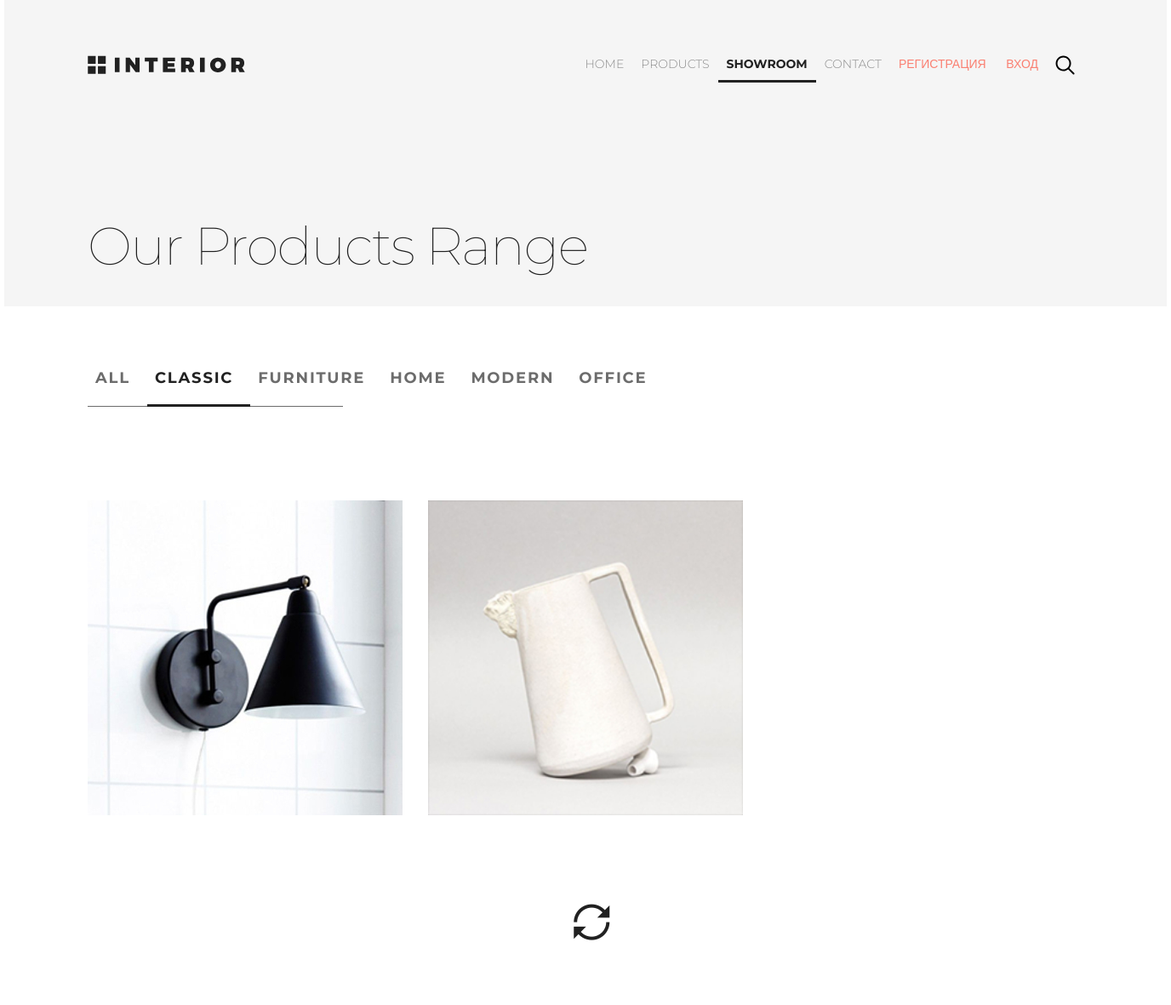
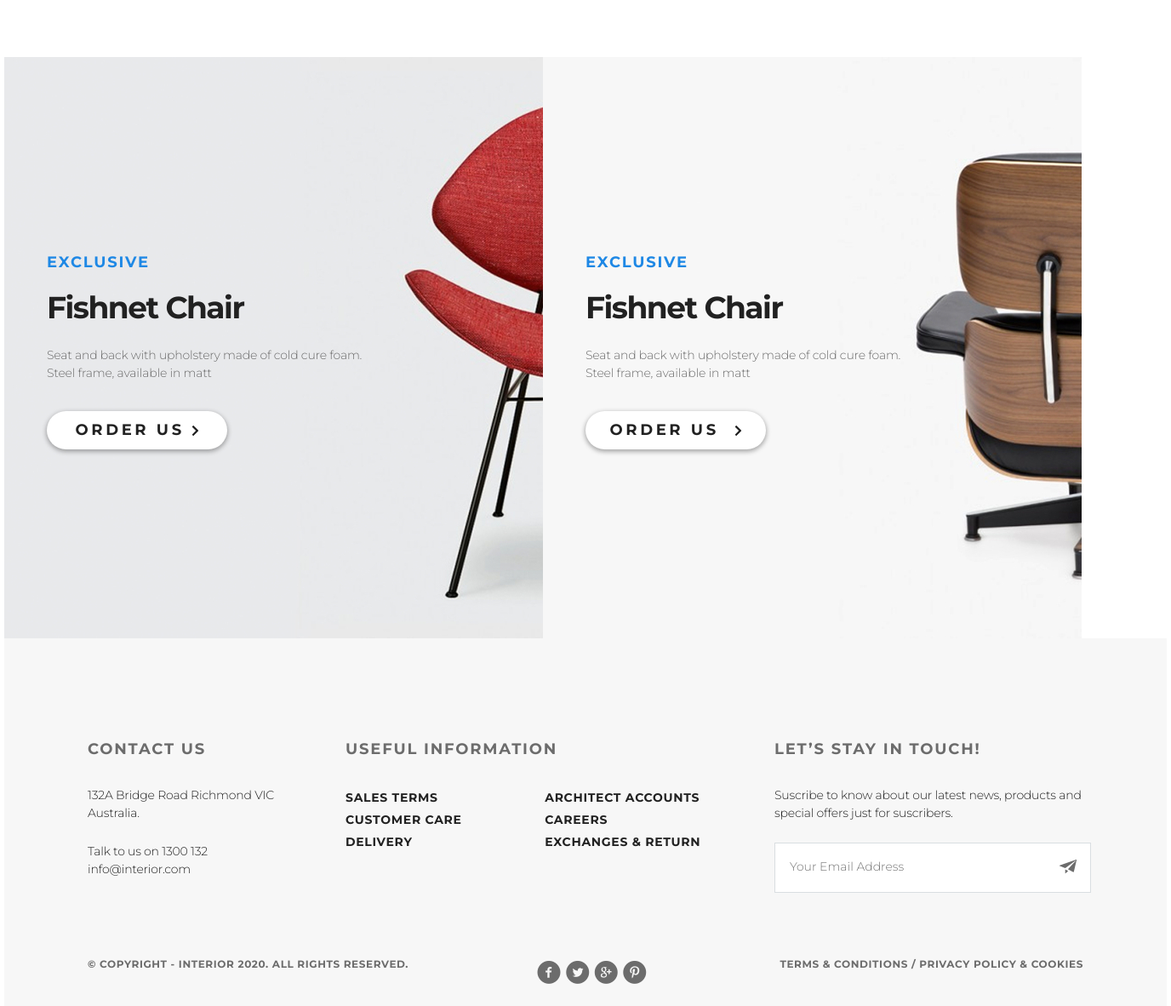
Screenshot of /category/30/showroom/ with the database file from the repository (2 pictures, top to bottom).
### mainapp/models.py (models this page shows, shortened)
class ProductCategory(models.Model):
    name = models.CharField(verbose_name='имя категории', max_length=128)
    description = models.TextField(verbose_name='описание категории', blank=True)
    is_active = models.BooleanField(verbose_name='активность', default=True)
    modified_date = models.DateTimeField(
        verbose_name='дата изменения', auto_now=True)
    class Meta:
        verbose_name = 'Категория продукта'
        verbose_name_plural = 'Категории продуктов'
        ordering = ['-is_active', 'name']

class Product(models.Model):
    category = models.ForeignKey(ProductCategory,
                                 on_delete=models.CASCADE,
                                 verbose_name='категория продукта')
    name = models.CharField('имя продукта', max_length=128)
    image = models.ImageField(upload_to='products_images', blank=True)
    short_desc = models.CharField('краткое описание продукта', max_length=64, blank=True)
    description = models.TextField('описание продукта', blank=True)
    price = models.DecimalField('цена продукта', max_digits=8, decimal_places=2, default=0)
    quantity = models.PositiveIntegerField('количество на складе', default=0)
    is_active = models.BooleanField(verbose_name='активность', default=True)
    modified_date = models.DateTimeField(
        verbose_name='дата изменения', auto_now=True)
    class Meta:
        verbose_name = 'продукт'
        verbose_name_plural = 'продукты'
        ordering = ['-is_active', 'category', 'name']

### mainapp/views.py (the view)
# urls.py: path('showroom/', mainapp.showroom, name='showroom'),
def showroom(request, pk=0, page=1):
    if pk == 0:
        category = {'pk': 0, 'name': 'all', 'page': 1}
        all_products = get_products().order_by('-pk')
    else:
        category = get_object_or_404(ProductCategory, pk=pk)
        all_products = get_products().filter(category=category).order_by('price')
    products_paginator = Paginator(all_products, 6)
    try:
        all_products = products_paginator.page(page)
    except PageNotAnInteger:
        all_products = products_paginator.page(1)
    except EmptyPage:
        all_products = products_paginator.page(products_paginator.num_pages)
    context = {
        'page_title': 'Showroom',
        'links_menu': LINKS_MENU,
        'products': all_products,
        'category': category,
    }
    return render(request, 'mainapp/showroom.html', context)

### mainapp/context_processors.py (called while the page is built)
def get_categories(request):
    return {
        'categories': ProductCategory.objects.filter(is_active=True),
    }

### mainapp/templatetags/my_tags.py (called while the page is built)
def media_folder_products(string):
    if not string:
        string = 'products_images/default.jpg'
    return f'{settings.MEDIA_URL}{string}'

### mainapp/views.py (called while the page is built)
def get_products():
    return Product.objects.filter(is_active=True, category__is_active=True)

### mainapp/templates/mainapp/showroom.html (shortened to what this page needs)
{% extends 'mainapp/base.html' %}
{% load static %}
{% block container %}
    <section class="padding-site our-products clearfix">
        {% include 'mainapp/includes/inc__main_menu.html' %}
        <p class="our-products-text">Our Products Range</p>
    </section>
    <section class="trending clearfix padding-site">
        {% include 'mainapp/includes/ink__showroom_menu.html' %}
        <div class="paginator">
            <br>
            <br>
        </div>
        <div class="trending-products">
            {% include 'mainapp/includes/inc__trending_products.html' %}
        </div>
        <a class="trending-products_icon-loop2" href="#"><span class="icon-loop2"></span></a>
    </section>
    <section class="exclusive clearfix exclusive_margin">
        {% include 'mainapp/includes/inc__exclusive_products.html' %}
    </section>
{% endblock %}

### mainapp/templates/mainapp/includes/ink__showroom_menu.html (shortened to what this page needs)
<div class="products-header products-header_margin">
    <ul class="products-menu">
        <li class="products-menu_list">
            <a href="{% url 'main:showroom_catalog' pk=0 %}"
               class="products-menu_link products-menu__active2
">
                All
            </a>
        </li>
        {% for category in categories %}
            <li class="products-menu_list">
                <a href="{% url 'main:showroom_catalog' pk=category.pk %}" class="products-menu_link products-menu__font
                    {% if request.resolver_match.kwargs.pk == category.pk %}
                        products-menu_link__active
                    {% endif %}
">
                    {{ category.name }}
                </a>
            </li>
        {% endfor %}
    </ul>
    <div class="products-menu_border"></div>
</div>

### mainapp/templates/mainapp/includes/inc__trending_products.html
{% load my_tags %}
{% for product in products %}
    <a class="trending-product" href="{% url 'main:product_page' product.pk %}">
        <img src="{{ product.image|media_folder_products }}" alt="{{ product.name }}"></a>
{% endfor %}

### static/css/style.css (style rules this page uses)
* { margin: 0; padding: 0; }
html { height: 100%; }
body { height: 100%; font-family: "Montserrat", sans-serif; }
.clearfix:after { content: ""; display: table; clear: both; }
.padding-site { padding-left: 98px; padding-right: 98px; }
.slider, .products, .exclusive, .trending { margin-bottom: 120px; }
.products-menu { overflow: hidden; }
.products-menu_list { list-style-type: none; }
.products-menu_link { text-decoration: none !important; color: #6c6c6c; font-size: 36px; font-weight: 700; float: left; padding: 0 20px 19px 9px; letter-spacing: -1.5px; border-bottom: solid 1px #6c6c6c; }
.products-menu_link__active { color: #212121 !important; border-bottom: solid 3px #212121 !important; padding-bottom: 17px; }
.trending-product { float: left; margin-right: 30px; margin-bottom: 30px; width: 370px; height: 370px; transition: 0.2s; }
.trending-product img { width: 370px; height: 370px; }
.our-products { height: 360px; background-color: #f5f5f5; }
.our-products-text { margin-top: 156px; color: #212121; font-size: 62px; font-weight: 100; letter-spacing: -1.8px; }
.products-header { position: relative; }
.products-header_margin { margin-top: 71px; margin-bottom: 50px; }
.products-menu__font { color: #6c6c6c; font-size: 18px; text-transform: uppercase; border: none; position: relative; letter-spacing: 1.8px; }
.products-menu__active2 { font-size: 18px; font-weight: 700; text-transform: uppercase; letter-spacing: 1.8px; }
.products-menu_border { position: absolute; border-bottom: solid 1px #6c6c6c; height: 1px; width: 300px; top: 46px; z-index: -1; }
.trending { position: relative; }
.trending .trending-products_icon-loop2 { position: absolute; bottom: -131px; left: 49%; color: #212121; font-size: 42px; display: inline-block; text-decoration: none !important; transition: 1s; }
.exclusive_margin { margin-top: 260px; margin-bottom: 0; }
.paginator { text-align: center; font-size: 20px; font-weight: bold; color: salmon; }

### rows the page displays
ProductCategory: name "CLASSIC"
ProductCategory: name "FURNITURE"
ProductCategory: name "HOME"
ProductCategory: name "MODERN"
ProductCategory: name "OFFICE"
Product: image|media_folder_products (picture)
Product: image|media_folder_products (picture)

### other values shown
{{ link.name|upper }} "HOME" "PRODUCTS" "SHOWROOM" "CONTACT"
